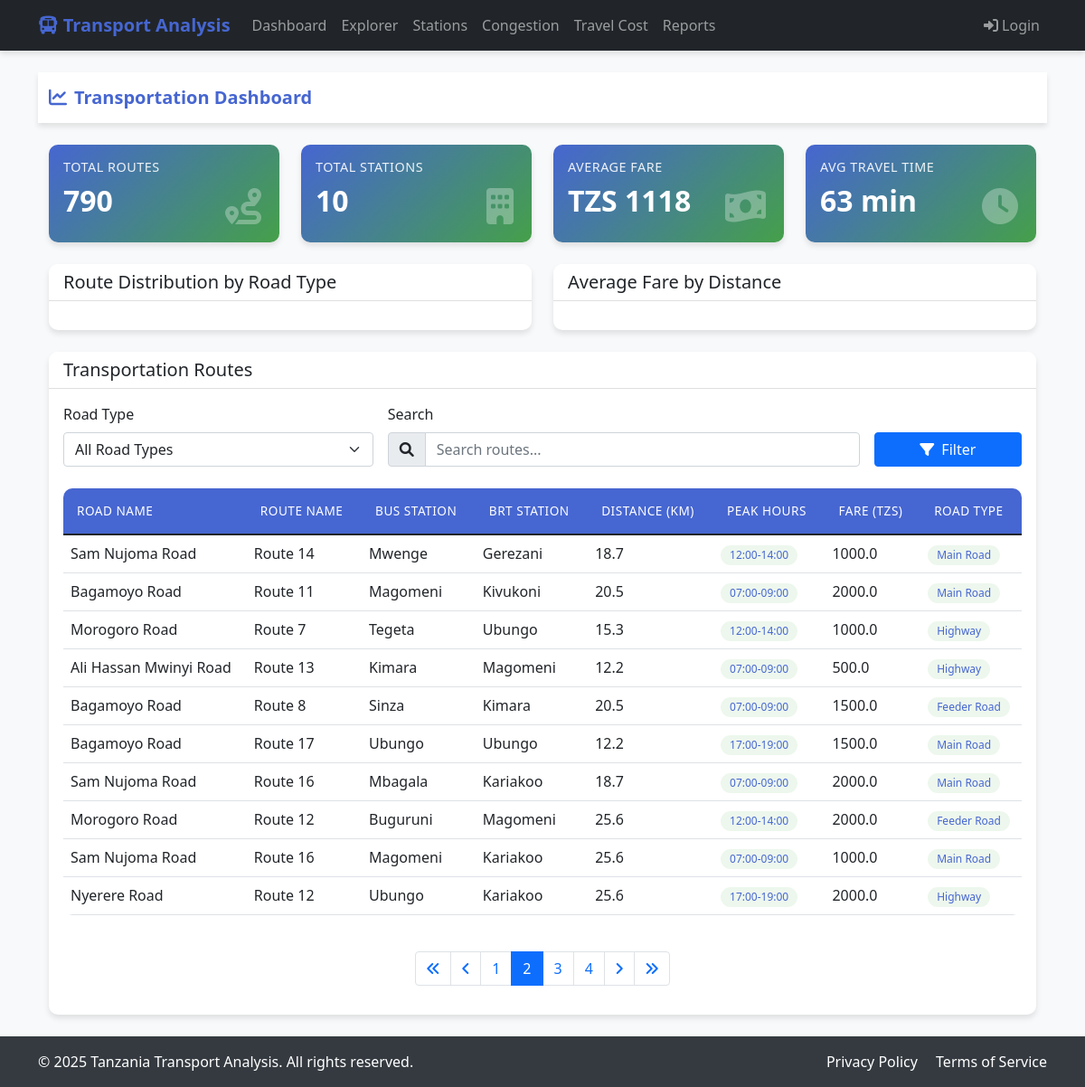
The page /dashboard/?page=2&road_type=&search= on the database its author committed.
### dashboard/models.py (models this page shows, shortened)
class TransportData(models.Model):
    road_name = models.CharField(max_length=255)
    road_distance = models.FloatField()
    route_name = models.CharField(max_length=255)
    bus_station = models.CharField(max_length=255)
    brt_station = models.CharField(max_length=255)
    peak_hours = models.CharField(max_length=50)
    average_speed = models.FloatField()
    travel_time = models.FloatField()
    fare = models.FloatField()
    landmark_nearby = models.CharField(max_length=255)
    road_type = models.CharField(max_length=50)
    traffic_lights_count = models.IntegerField()
    route_type = models.CharField(max_length=50)
    congestion_level = models.CharField(max_length=50)
    passenger_capacity = models.IntegerField()
    alternative_routes = models.CharField(max_length=255)
    bus_station_location = models.CharField(max_length=255)
    brt_station_location = models.CharField(max_length=255)
    geojson_data = models.TextField()
    class Meta:
        verbose_name_plural = "Transport Data"

### dashboard/views.py (the view, shortened to what this page needs)
# urls.py: path('', views.dashboard, name='dashboard'),
def dashboard(request):
    try:
        search_query = request.GET.get('search', '')
        selected_road_type = request.GET.get('road_type', '')
        page = request.GET.get('page', 1)
        routes = TransportData.objects.all()
        if selected_road_type:
            routes = routes.filter(road_type=selected_road_type)
        total_routes = routes.count()
        total_stations = routes.values('bus_station').distinct().count()
        avg_fare = routes.aggregate(Avg('fare'))['fare__avg'] or 0
        avg_travel_time = routes.aggregate(Avg('travel_time'))['travel_time__avg'] or 0
        road_types = TransportData.objects.values_list('road_type', flat=True).distinct()
        road_type_stats = TransportData.objects.values('road_type').annotate(
            count=Count('id')
        ).order_by('road_type')
        road_type_data = [item['count'] for item in road_type_stats]
        road_type_labels = [item['road_type'] for item in road_type_stats]
        fare_distance_stats = (
            TransportData.objects
            .values('road_distance')
            .annotate(avg_fare=Avg('fare'))
            .order_by('road_distance')
        )
        fare_distance_series = [{
            'name': 'Average Fare',
            'data': [round(float(item['avg_fare']), 2) for item in fare_distance_stats]
        }]
        distance_categories = [float(item['road_distance']) for item in fare_distance_stats]
        paginator = Paginator(routes, 10)  # Show 10 routes per page
        routes_page = paginator.get_page(page)
        context = {
            'routes': routes_page,
            'total_routes': total_routes,
            'total_stations': total_stations,
            'avg_fare': avg_fare,
            'avg_travel_time': avg_travel_time,
            'road_types': road_types,
            'selected_road_type': selected_road_type,
            'search_query': search_query,
            'road_type_data': json.dumps(road_type_data),
            'road_type_labels': json.dumps(road_type_labels),
            'fare_distance_series': json.dumps(fare_distance_series),
            'distance_categories': json.dumps(distance_categories),
        }
    except Exception as e:
        context = {
            'routes': [],
            'total_routes': 0,
            'total_stations': 0,
            'avg_fare': 0,
            'avg_travel_time': 0,
            'road_types': [],
            'error_message': str(e)
        }
    return render(request, 'dashboard/dashboard.html', context)

### dashboard/templates/dashboard/dashboard.html (shortened to what this page needs)
{% extends 'base.html' %}
{% block content %}
<nav class="navbar navbar-expand-lg navbar-light bg-white sticky-top mb-4">
    <div class="container">
                <a class="navbar-brand" href="{% url 'dashboard:dashboard' %}">
            <i class="fas fa-chart-line me-2"></i>Transportation Dashboard
                </a>
            </div>
        </nav>
<div class="container">
    <div class="row g-4 mb-4">
            <div class="col-md-3">
                <div class="card stats-card">
                <div class="card-body position-relative">
                        <h5 class="card-title">Total Routes</h5>
                        <h2>{{ total_routes }}</h2>
                    <i class="fas fa-route stats-icon"></i>
                    </div>
                </div>
            </div>
            <div class="col-md-3">
                <div class="card stats-card">
                <div class="card-body position-relative">
                        <h5 class="card-title">Total Stations</h5>
                        <h2>{{ total_stations }}</h2>
                    <i class="fas fa-building stats-icon"></i>
                    </div>
                </div>
            </div>
            <div class="col-md-3">
                <div class="card stats-card">
                <div class="card-body position-relative">
                        <h5 class="card-title">Average Fare</h5>
                        <h2>TZS {{ avg_fare|floatformat:0 }}</h2>
                    <i class="fas fa-money-bill-wave stats-icon"></i>
                    </div>
                </div>
            </div>
            <div class="col-md-3">
                <div class="card stats-card">
                <div class="card-body position-relative">
                        <h5 class="card-title">Avg Travel Time</h5>
                        <h2>{{ avg_travel_time|floatformat:0 }} min</h2>
                    <i class="fas fa-clock stats-icon"></i>
                </div>
            </div>
        </div>
    </div>
    <div class="row mb-4">
        <div class="col-md-6">
            <div class="card">
                <div class="card-header bg-white">
                    <h5 class="mb-0">Route Distribution by Road Type</h5>
                </div>
                <div class="card-body">
                </div>
            </div>
        </div>
        <div class="col-md-6">
            <div class="card">
                <div class="card-header bg-white">
                    <h5 class="mb-0">Average Fare by Distance</h5>
                </div>
                <div class="card-body">
                    </div>
                </div>
            </div>
        </div>
        <div class="card">
        <div class="card-header bg-white">
            <h5 class="mb-0">Transportation Routes</h5>
        </div>
            <div class="card-body">
                <form method="get" class="row g-3 mb-4">
                    <div class="col-md-4">
                        <label for="road_type" class="form-label">Road Type</label>
                        <select name="road_type" id="road_type" class="form-select">
                            <option value="">All Road Types</option>
                        </select>
                    </div>
                    <div class="col-md-6">
                        <label for="search" class="form-label">Search</label>
                    <div class="input-group">
                        <span class="input-group-text"><i class="fas fa-search"></i></span>
                        <input type="text" class="form-control" id="search" name="search"
                               placeholder="Search routes..." value="{{ search_query }}">
                    </div>
                    </div>
                    <div class="col-md-2">
                        <label class="form-label">&nbsp;</label>
                    <button type="submit" class="btn btn-primary w-100">
                        <i class="fas fa-filter me-2"></i>Filter
                    </button>
                    </div>
                </form>
                <div class="table-responsive">
                    <table class="table table-hover">
                    <thead>
                            <tr>
                                <th>Road Name</th>
                                <th>Route Name</th>
                                <th>Bus Station</th>
                                <th>BRT Station</th>
                                <th>Distance (km)</th>
                                <th>Peak Hours</th>
                                <th>Fare (TZS)</th>
                                <th>Road Type</th>
                            </tr>
                        </thead>
                        <tbody>
                            {% if routes %}
                                {% for route in routes %}
                                <tr>
                                    <td>{{ route.road_name }}</td>
                                    <td>{{ route.route_name }}</td>
                                    <td>{{ route.bus_station }}</td>
                                    <td>{{ route.brt_station }}</td>
                                    <td>{{ route.road_distance }}</td>
                                <td>
                                    <span class="badge badge-custom badge-success">
                                        {{ route.peak_hours }}
                                    </span>
                                </td>
                                    <td>{{ route.fare }}</td>
                                <td>
                                    <span class="badge badge-custom badge-success">
                                        {{ route.road_type }}
                                    </span>
                                </td>
                                </tr>
                                {% endfor %}
                            {% else %}
                                <tr>
                                    <td colspan="8" class="text-center">No routes found</td>
                                </tr>
                            {% endif %}
                        </tbody>
                    </table>
                </div>
                {% if routes.has_other_pages %}
                <nav aria-label="Page navigation" class="mt-4">
                    <ul class="pagination justify-content-center">
                        {% if routes.has_previous %}
                            <li class="page-item">
                            <a class="page-link" href="?page=1&road_type={{ selected_road_type }}&search={{ search_query }}">
                                <i class="fas fa-angle-double-left"></i>
                            </a>
                            </li>
                            <li class="page-item">
                            <a class="page-link" href="?page={{ routes.previous_page_number }}&road_type={{ selected_road_type }}&search={{ search_query }}">
                                <i class="fas fa-angle-left"></i>
                            </a>
                            </li>
                        {% endif %}
                        {% for num in routes.paginator.page_range %}
                            {% if routes.number == num %}
                                <li class="page-item active"><span class="page-link">{{ num }}</span></li>
                            {% elif num > routes.number|add:'-3' and num < routes.number|add:'3' %}
                                <li class="page-item">
                                    <a class="page-link" href="?page={{ num }}&road_type={{ selected_road_type }}&search={{ search_query }}">{{ num }}</a>
                                </li>
                            {% endif %}
                        {% endfor %}
                        {% if routes.has_next %}
                            <li class="page-item">
                            <a class="page-link" href="?page={{ routes.next_page_number }}&road_type={{ selected_road_type }}&search={{ search_query }}">
                                <i class="fas fa-angle-right"></i>
                            </a>
                            </li>
                            <li class="page-item">
                            <a class="page-link" href="?page={{ routes.paginator.num_pages }}&road_type={{ selected_road_type }}&search={{ search_query }}">
                                <i class="fas fa-angle-double-right"></i>
                            </a>
                            </li>
                        {% endif %}
                    </ul>
                </nav>
                {% endif %}
            </div>
        </div>
    </div>
{% endblock %}

### templates/base.html (style rules this page uses)
:root { --primary-color: #007bff; --secondary-color: #6c757d; --success-color: #28a745; }
body { font-family: 'Segoe UI', Tahoma, Geneva, Verdana, sans-serif; background-color: #f8f9fa; min-height: 100vh; display: flex; flex-direction: column; }

### dashboard/templates/dashboard/dashboard.html (style rules this page uses)
:root { --primary-color: #4666d1; --secondary-color: #45a049; --accent-color: #2196F3; --background-color: #f8f9fa; --card-shadow: 0 4px 6px rgba(0, 0, 0, 0.1); }
body { background-color: var(--background-color); font-family: 'Segoe UI', Tahoma, Geneva, Verdana, sans-serif; }
.navbar { box-shadow: var(--card-shadow); }
.navbar-brand { font-weight: 600; color: var(--primary-color) !important; }
.card { transition: transform 0.3s, box-shadow 0.3s; border: none; border-radius: 10px; box-shadow: var(--card-shadow); overflow: hidden; }
.stats-card { background: linear-gradient(135deg, var(--primary-color), var(--secondary-color)); color: white; }
.stats-card .card-title { font-size: 0.9rem; text-transform: uppercase; letter-spacing: 0.5px; opacity: 0.9; }
.stats-card h2 { font-size: 2rem; font-weight: 600; margin: 10px 0; }
.stats-icon { font-size: 2.5rem; opacity: 0.3; position: absolute; right: 20px; bottom: 20px; }
.table { border-radius: 10px; overflow: hidden; }
.table thead th { background-color: var(--primary-color); color: white; font-weight: 500; text-transform: uppercase; font-size: 0.85rem; letter-spacing: 0.5px; padding: 15px; border: none; }
.badge-custom { padding: 5px 10px; border-radius: 15px; font-weight: 500; }
.badge-success { background-color: rgba(76, 175, 80, 0.1); color: var(--primary-color); }

### rows shown on the page
TransportData: road_name "Sam Nujoma Road", route_name "Route 14", bus_station "Mwenge", brt_station "Gerezani", road_distance "18.7", peak_hours "12:00-14:00", fare "1000.0", road_type "Main Road"
TransportData: road_name "Bagamoyo Road", route_name "Route 11", bus_station "Magomeni", brt_station "Kivukoni", road_distance "20.5", peak_hours "07:00-09:00", fare "2000.0", road_type "Main Road"
TransportData: road_name "Morogoro Road", route_name "Route 7", bus_station "Tegeta", brt_station "Ubungo", road_distance "15.3", peak_hours "12:00-14:00", fare "1000.0", road_type "Highway"
TransportData: road_name "Ali Hassan Mwinyi Road", route_name "Route 13", bus_station "Kimara", brt_station "Magomeni", road_distance "12.2", peak_hours "07:00-09:00", fare "500.0", road_type "Highway"
TransportData: road_name "Bagamoyo Road", route_name "Route 8", bus_station "Sinza", brt_station "Kimara", road_distance "20.5", peak_hours "07:00-09:00", fare "1500.0", road_type "Feeder Road"
TransportData: road_name "Bagamoyo Road", route_name "Route 17", bus_station "Ubungo", brt_station "Ubungo", road_distance "12.2", peak_hours "17:00-19:00", fare "1500.0", road_type "Main Road"
TransportData: road_name "Sam Nujoma Road", route_name "Route 16", bus_station "Mbagala", brt_station "Kariakoo", road_distance "18.7", peak_hours "07:00-09:00", fare "2000.0", road_type "Main Road"
TransportData: road_name "Morogoro Road", route_name "Route 12", bus_station "Buguruni", brt_station "Magomeni", road_distance "25.6", peak_hours "12:00-14:00", fare "2000.0", road_type "Feeder Road"
TransportData: road_name "Sam Nujoma Road", route_name "Route 16", bus_station "Magomeni", brt_station "Kariakoo", road_distance "25.6", peak_hours "07:00-09:00", fare "1000.0", road_type "Main Road"
TransportData: road_name "Nyerere Road", route_name "Route 12", bus_station "Ubungo", brt_station "Kariakoo", road_distance "25.6", peak_hours "17:00-19:00", fare "2000.0", road_type "Highway"

### other values the page prints
{{ total_routes }} "790"
{{ total_stations }} "10"
{{ avg_fare|floatformat:0 }} "1118"
{{ avg_travel_time|floatformat:0 }} "63"
{{ num }} "1" "3" "4"
{{ num }} "2"
